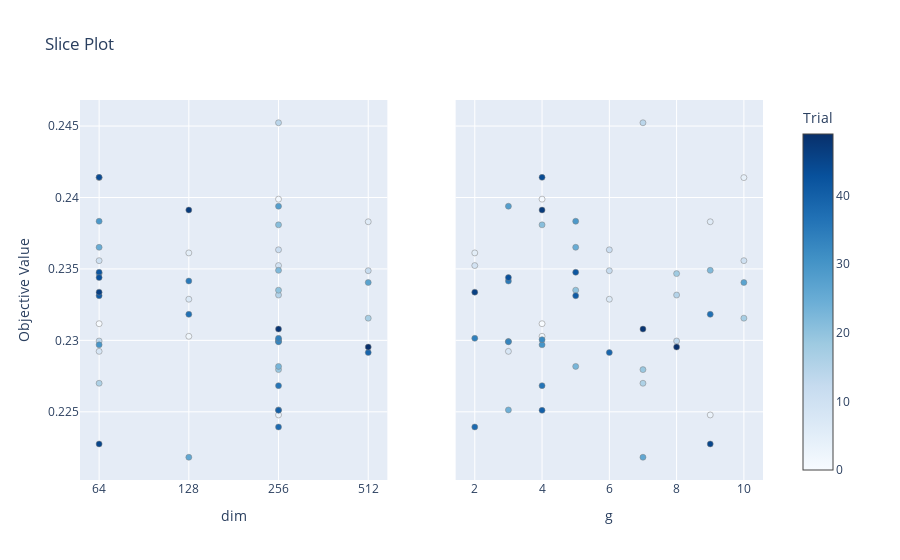
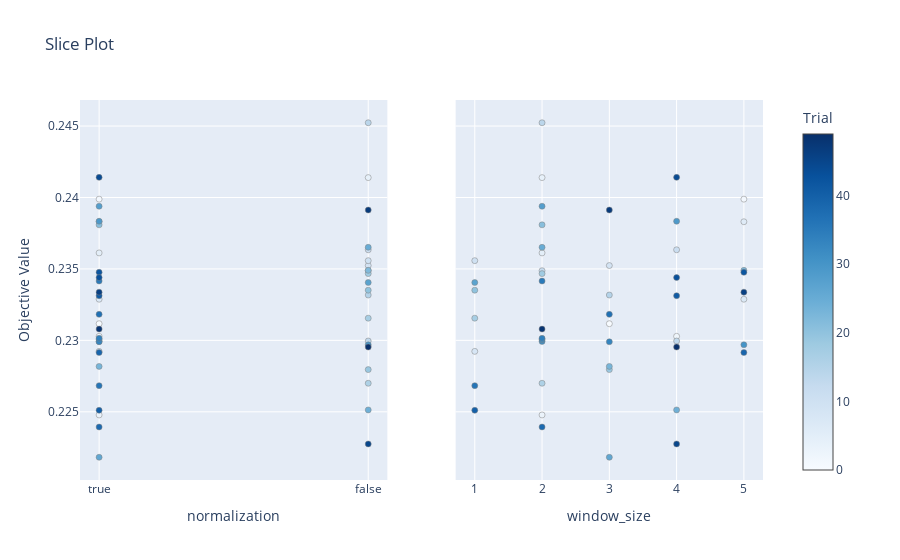
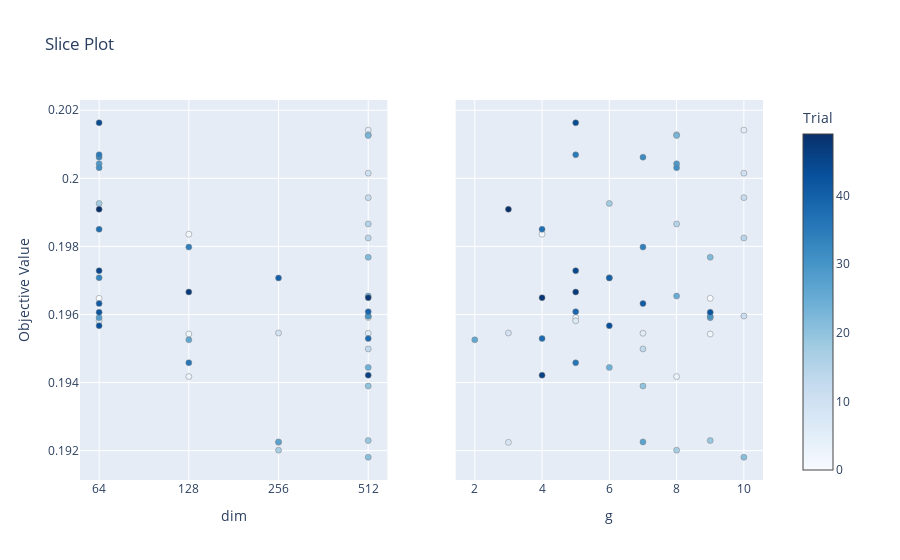
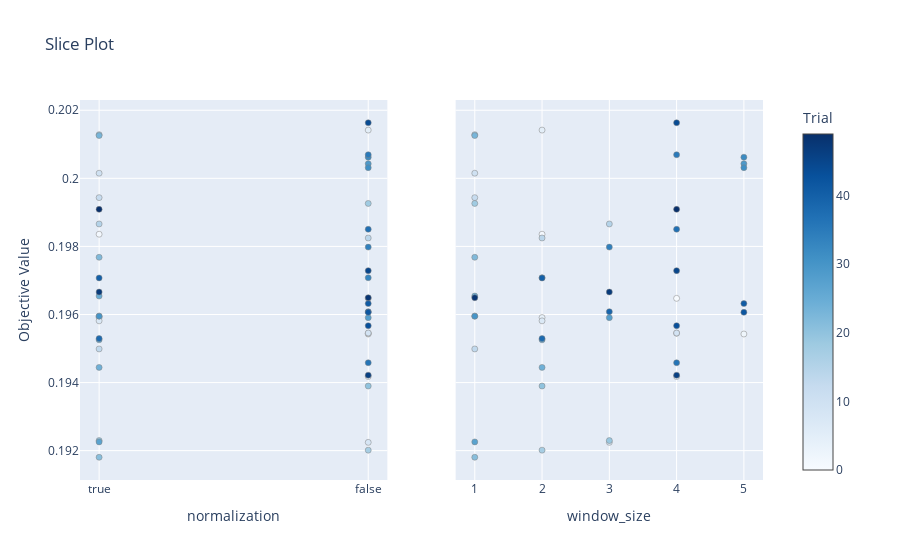

Notebook code cell kept with these figures, in order:
### Code cell
from IPython.display import display

if 'all_studies' not in globals() or not all_studies:
    raise RuntimeError("Run the optimization cell first to create studies.")

for name, study in all_studies.items():
    print(f"\n{str(name).upper()} - Slice: g vs dim")
    display(optuna.visualization.plot_slice(study, params=['g', 'dim']))
    print(f"\n{str(name).upper()} - Slice: window_size vs normalization")
    display(optuna.visualization.plot_slice(study, params=['window_size', 'normalization']))

### Figure 1 — Plotly figure (JSON) as saved in the notebook; plotly's stock layout.template omitted (floating-point values rounded to 4 significant figures)
{"data": [{"marker": {"color": [0, 1, 2, 3, 4, 5, 6, 7, 8, 9, 10, 11, 12, 13, 14, 15, 16, 17, 18, 19, 20, 21, 22, 23, 24, 25, 26, 27, 28, 29, 30, 31, 32, 33, 34, 35, 36, 37, 38, 39, 40, 41, 42, 43, 44, 45, 46, 47, 48, 49], "colorbar": {"title": {"text": "Trial"}, "x": 1, "xpad": 40}, "colorscale": [[0, "rgb(247,251,255)"], [0.125, "rgb(222,235,247)"], [0.25, "rgb(198,219,239)"], [0.375, "rgb(158,202,225)"], [0.5, "rgb(107,174,214)"], [0.625, "rgb(66,146,198)"], [0.75, "rgb(33,113,181)"], [0.875, "rgb(8,81,156)"], [1, "rgb(8,48,107)"]], "line": {"color": "Grey", "width": 0.5}, "showscale": true}, "mode": "markers", "name": "Feasible Trial", "showlegend": false, "type": "scatter", "x": [64, 256, 128, 256, 64, 128, 512, 128, 64, 256, 64, 256, 512, 64, 256, 256, 64, 512, 64, 256, 256, 256, 256, 256, 256, 64, 128, 512, 256, 64, 64, 256, 256, 256, 256, 128, 256, 128, 256, 512, 256, 64, 64, 64, 64, 64, 64, 128, 256, 512], "xaxis": "x", "y": [0.2312, 0.2399, 0.2303, 0.2248, 0.2414, 0.2361, 0.2383, 0.2329, 0.2292, 0.2352, 0.2356, 0.2363, 0.2349, 0.23, 0.2452, 0.2332, 0.227, 0.2316, 0.2347, 0.228, 0.2335, 0.2381, 0.2349, 0.2282, 0.2251, 0.2365, 0.2218, 0.2341, 0.2394, 0.2383, 0.2297, 0.2299, 0.23, 0.2299, 0.2301, 0.2342, 0.2268, 0.2318, 0.2239, 0.2291, 0.2251, 0.2331, 0.2348, 0.2344, 0.2414, 0.2227, 0.2334, 0.2391, 0.2308, 0.2295], "yaxis": "y"}, {"marker": {"color": [0, 1, 2, 3, 4, 5, 6, 7, 8, 9, 10, 11, 12, 13, 14, 15, 16, 17, 18, 19, 20, 21, 22, 23, 24, 25, 26, 27, 28, 29, 30, 31, 32, 33, 34, 35, 36, 37, 38, 39, 40, 41, 42, 43, 44, 45, 46, 47, 48, 49], "colorbar": {"title": {"text": "Trial"}, "x": 1, "xpad": 40}, "colorscale": [[0, "rgb(247,251,255)"], [0.125, "rgb(222,235,247)"], [0.25, "rgb(198,219,239)"], [0.375, "rgb(158,202,225)"], [0.5, "rgb(107,174,214)"], [0.625, "rgb(66,146,198)"], [0.75, "rgb(33,113,181)"], [0.875, "rgb(8,81,156)"], [1, "rgb(8,48,107)"]], "line": {"color": "Grey", "width": 0.5}, "showscale": false}, "mode": "markers", "name": "Feasible Trial", "showlegend": false, "type": "scatter", "x": [4, 4, 4, 9, 10, 2, 9, 6, 3, 2, 10, 6, 6, 8, 7, 8, 7, 10, 8, 7, 5, 4, 9, 5, 3, 5, 7, 10, 3, 5, 4, 3, 4, 3, 2, 3, 4, 9, 2, 6, 4, 5, 5, 3, 4, 9, 2, 4, 7, 8], "xaxis": "x2", "y": [0.2312, 0.2399, 0.2303, 0.2248, 0.2414, 0.2361, 0.2383, 0.2329, 0.2292, 0.2352, 0.2356, 0.2363, 0.2349, 0.23, 0.2452, 0.2332, 0.227, 0.2316, 0.2347, 0.228, 0.2335, 0.2381, 0.2349, 0.2282, 0.2251, 0.2365, 0.2218, 0.2341, 0.2394, 0.2383, 0.2297, 0.2299, 0.23, 0.2299, 0.2301, 0.2342, 0.2268, 0.2318, 0.2239, 0.2291, 0.2251, 0.2331, 0.2348, 0.2344, 0.2414, 0.2227, 0.2334, 0.2391, 0.2308, 0.2295], "yaxis": "y2"}], "layout": {"title": {"text": "Slice Plot"}, "xaxis": {"anchor": "y", "categoryarray": [64, 128, 256, 512], "categoryorder": "array", "domain": [0, 0.45], "title": {"text": "dim"}, "type": "category"}, "xaxis2": {"anchor": "y2", "domain": [0.55, 1], "title": {"text": "g"}}, "yaxis": {"anchor": "x", "domain": [0, 1], "title": {"text": "Objective Value"}}, "yaxis2": {"anchor": "x2", "domain": [0, 1], "matches": "y", "showticklabels": false}}}

### Figure 2 — Plotly figure (JSON) as saved in the notebook; plotly's stock layout.template omitted (floating-point values rounded to 4 significant figures)
{"data": [{"marker": {"color": [0, 1, 2, 3, 4, 5, 6, 7, 8, 9, 10, 11, 12, 13, 14, 15, 16, 17, 18, 19, 20, 21, 22, 23, 24, 25, 26, 27, 28, 29, 30, 31, 32, 33, 34, 35, 36, 37, 38, 39, 40, 41, 42, 43, 44, 45, 46, 47, 48, 49], "colorbar": {"title": {"text": "Trial"}, "x": 1, "xpad": 40}, "colorscale": [[0, "rgb(247,251,255)"], [0.125, "rgb(222,235,247)"], [0.25, "rgb(198,219,239)"], [0.375, "rgb(158,202,225)"], [0.5, "rgb(107,174,214)"], [0.625, "rgb(66,146,198)"], [0.75, "rgb(33,113,181)"], [0.875, "rgb(8,81,156)"], [1, "rgb(8,48,107)"]], "line": {"color": "Grey", "width": 0.5}, "showscale": true}, "mode": "markers", "name": "Feasible Trial", "showlegend": false, "type": "scatter", "x": [true, true, true, true, false, true, true, true, true, false, false, false, false, false, false, false, false, false, false, false, false, true, false, true, false, false, true, false, true, true, false, true, true, true, true, true, true, true, true, true, true, true, true, true, true, false, true, false, true, false], "xaxis": "x", "y": [0.2312, 0.2399, 0.2303, 0.2248, 0.2414, 0.2361, 0.2383, 0.2329, 0.2292, 0.2352, 0.2356, 0.2363, 0.2349, 0.23, 0.2452, 0.2332, 0.227, 0.2316, 0.2347, 0.228, 0.2335, 0.2381, 0.2349, 0.2282, 0.2251, 0.2365, 0.2218, 0.2341, 0.2394, 0.2383, 0.2297, 0.2299, 0.23, 0.2299, 0.2301, 0.2342, 0.2268, 0.2318, 0.2239, 0.2291, 0.2251, 0.2331, 0.2348, 0.2344, 0.2414, 0.2227, 0.2334, 0.2391, 0.2308, 0.2295], "yaxis": "y"}, {"marker": {"color": [0, 1, 2, 3, 4, 5, 6, 7, 8, 9, 10, 11, 12, 13, 14, 15, 16, 17, 18, 19, 20, 21, 22, 23, 24, 25, 26, 27, 28, 29, 30, 31, 32, 33, 34, 35, 36, 37, 38, 39, 40, 41, 42, 43, 44, 45, 46, 47, 48, 49], "colorbar": {"title": {"text": "Trial"}, "x": 1, "xpad": 40}, "colorscale": [[0, "rgb(247,251,255)"], [0.125, "rgb(222,235,247)"], [0.25, "rgb(198,219,239)"], [0.375, "rgb(158,202,225)"], [0.5, "rgb(107,174,214)"], [0.625, "rgb(66,146,198)"], [0.75, "rgb(33,113,181)"], [0.875, "rgb(8,81,156)"], [1, "rgb(8,48,107)"]], "line": {"color": "Grey", "width": 0.5}, "showscale": false}, "mode": "markers", "name": "Feasible Trial", "showlegend": false, "type": "scatter", "x": [3, 5, 4, 2, 2, 2, 5, 5, 1, 3, 1, 4, 2, 4, 2, 3, 2, 1, 2, 3, 1, 2, 5, 3, 4, 2, 3, 1, 2, 4, 5, 2, 2, 3, 2, 2, 1, 3, 2, 5, 1, 4, 5, 4, 4, 4, 5, 3, 2, 4], "xaxis": "x2", "y": [0.2312, 0.2399, 0.2303, 0.2248, 0.2414, 0.2361, 0.2383, 0.2329, 0.2292, 0.2352, 0.2356, 0.2363, 0.2349, 0.23, 0.2452, 0.2332, 0.227, 0.2316, 0.2347, 0.228, 0.2335, 0.2381, 0.2349, 0.2282, 0.2251, 0.2365, 0.2218, 0.2341, 0.2394, 0.2383, 0.2297, 0.2299, 0.23, 0.2299, 0.2301, 0.2342, 0.2268, 0.2318, 0.2239, 0.2291, 0.2251, 0.2331, 0.2348, 0.2344, 0.2414, 0.2227, 0.2334, 0.2391, 0.2308, 0.2295], "yaxis": "y2"}], "layout": {"title": {"text": "Slice Plot"}, "xaxis": {"anchor": "y", "categoryarray": [true, false], "categoryorder": "array", "domain": [0, 0.45], "title": {"text": "normalization"}, "type": "category"}, "xaxis2": {"anchor": "y2", "domain": [0.55, 1], "title": {"text": "window_size"}}, "yaxis": {"anchor": "x", "domain": [0, 1], "title": {"text": "Objective Value"}}, "yaxis2": {"anchor": "x2", "domain": [0, 1], "matches": "y", "showticklabels": false}}}

### Figure 3 — Plotly figure (JSON) as saved in the notebook; plotly's stock layout.template omitted (floating-point values rounded to 4 significant figures)
{"data": [{"marker": {"color": [0, 1, 2, 3, 4, 5, 6, 7, 8, 9, 10, 11, 12, 13, 14, 15, 16, 17, 18, 19, 20, 21, 22, 23, 24, 25, 26, 27, 28, 29, 30, 31, 32, 33, 34, 35, 36, 37, 38, 39, 40, 41, 42, 43, 44, 45, 46, 47, 48, 49], "colorbar": {"title": {"text": "Trial"}, "x": 1, "xpad": 40}, "colorscale": [[0, "rgb(247,251,255)"], [0.125, "rgb(222,235,247)"], [0.25, "rgb(198,219,239)"], [0.375, "rgb(158,202,225)"], [0.5, "rgb(107,174,214)"], [0.625, "rgb(66,146,198)"], [0.75, "rgb(33,113,181)"], [0.875, "rgb(8,81,156)"], [1, "rgb(8,48,107)"]], "line": {"color": "Grey", "width": 0.5}, "showscale": true}, "mode": "markers", "name": "Feasible Trial", "showlegend": false, "type": "scatter", "x": [64, 128, 128, 128, 512, 512, 512, 64, 256, 256, 512, 512, 512, 512, 512, 512, 512, 256, 64, 512, 512, 512, 512, 512, 512, 512, 128, 256, 64, 64, 512, 64, 64, 64, 128, 64, 128, 64, 512, 512, 256, 64, 64, 64, 64, 64, 512, 128, 512, 64], "xaxis": "x", "y": [0.1965, 0.1984, 0.1954, 0.1942, 0.1959, 0.2014, 0.1954, 0.1958, 0.1922, 0.1955, 0.2002, 0.196, 0.1994, 0.195, 0.1982, 0.1987, 0.2013, 0.192, 0.1993, 0.1923, 0.1939, 0.1918, 0.1977, 0.2013, 0.1944, 0.1965, 0.1953, 0.1923, 0.1959, 0.2004, 0.1959, 0.2003, 0.2006, 0.1971, 0.198, 0.2007, 0.1946, 0.1985, 0.1953, 0.1961, 0.1971, 0.1963, 0.1961, 0.1957, 0.2016, 0.1973, 0.1942, 0.1967, 0.1965, 0.1991], "yaxis": "y"}, {"marker": {"color": [0, 1, 2, 3, 4, 5, 6, 7, 8, 9, 10, 11, 12, 13, 14, 15, 16, 17, 18, 19, 20, 21, 22, 23, 24, 25, 26, 27, 28, 29, 30, 31, 32, 33, 34, 35, 36, 37, 38, 39, 40, 41, 42, 43, 44, 45, 46, 47, 48, 49], "colorbar": {"title": {"text": "Trial"}, "x": 1, "xpad": 40}, "colorscale": [[0, "rgb(247,251,255)"], [0.125, "rgb(222,235,247)"], [0.25, "rgb(198,219,239)"], [0.375, "rgb(158,202,225)"], [0.5, "rgb(107,174,214)"], [0.625, "rgb(66,146,198)"], [0.75, "rgb(33,113,181)"], [0.875, "rgb(8,81,156)"], [1, "rgb(8,48,107)"]], "line": {"color": "Grey", "width": 0.5}, "showscale": false}, "mode": "markers", "name": "Feasible Trial", "showlegend": false, "type": "scatter", "x": [9, 4, 9, 8, 5, 10, 7, 5, 3, 3, 10, 10, 10, 7, 10, 8, 8, 8, 6, 9, 7, 10, 9, 8, 6, 8, 2, 7, 9, 8, 9, 8, 7, 6, 7, 5, 5, 4, 4, 5, 6, 7, 9, 6, 5, 5, 4, 5, 4, 3], "xaxis": "x2", "y": [0.1965, 0.1984, 0.1954, 0.1942, 0.1959, 0.2014, 0.1954, 0.1958, 0.1922, 0.1955, 0.2002, 0.196, 0.1994, 0.195, 0.1982, 0.1987, 0.2013, 0.192, 0.1993, 0.1923, 0.1939, 0.1918, 0.1977, 0.2013, 0.1944, 0.1965, 0.1953, 0.1923, 0.1959, 0.2004, 0.1959, 0.2003, 0.2006, 0.1971, 0.198, 0.2007, 0.1946, 0.1985, 0.1953, 0.1961, 0.1971, 0.1963, 0.1961, 0.1957, 0.2016, 0.1973, 0.1942, 0.1967, 0.1965, 0.1991], "yaxis": "y2"}], "layout": {"title": {"text": "Slice Plot"}, "xaxis": {"anchor": "y", "categoryarray": [64, 128, 256, 512], "categoryorder": "array", "domain": [0, 0.45], "title": {"text": "dim"}, "type": "category"}, "xaxis2": {"anchor": "y2", "domain": [0.55, 1], "title": {"text": "g"}}, "yaxis": {"anchor": "x", "domain": [0, 1], "title": {"text": "Objective Value"}}, "yaxis2": {"anchor": "x2", "domain": [0, 1], "matches": "y", "showticklabels": false}}}

### Figure 4 — Plotly figure (JSON) as saved in the notebook; plotly's stock layout.template omitted (floating-point values rounded to 4 significant figures)
{"data": [{"marker": {"color": [0, 1, 2, 3, 4, 5, 6, 7, 8, 9, 10, 11, 12, 13, 14, 15, 16, 17, 18, 19, 20, 21, 22, 23, 24, 25, 26, 27, 28, 29, 30, 31, 32, 33, 34, 35, 36, 37, 38, 39, 40, 41, 42, 43, 44, 45, 46, 47, 48, 49], "colorbar": {"title": {"text": "Trial"}, "x": 1, "xpad": 40}, "colorscale": [[0, "rgb(247,251,255)"], [0.125, "rgb(222,235,247)"], [0.25, "rgb(198,219,239)"], [0.375, "rgb(158,202,225)"], [0.5, "rgb(107,174,214)"], [0.625, "rgb(66,146,198)"], [0.75, "rgb(33,113,181)"], [0.875, "rgb(8,81,156)"], [1, "rgb(8,48,107)"]], "line": {"color": "Grey", "width": 0.5}, "showscale": true}, "mode": "markers", "name": "Feasible Trial", "showlegend": false, "type": "scatter", "x": [false, true, false, false, true, false, false, true, false, false, true, true, true, true, false, true, true, false, false, true, false, true, true, true, true, true, true, true, false, false, true, false, false, false, false, false, false, false, true, false, true, false, false, false, false, false, false, true, false, true], "xaxis": "x", "y": [0.1965, 0.1984, 0.1954, 0.1942, 0.1959, 0.2014, 0.1954, 0.1958, 0.1922, 0.1955, 0.2002, 0.196, 0.1994, 0.195, 0.1982, 0.1987, 0.2013, 0.192, 0.1993, 0.1923, 0.1939, 0.1918, 0.1977, 0.2013, 0.1944, 0.1965, 0.1953, 0.1923, 0.1959, 0.2004, 0.1959, 0.2003, 0.2006, 0.1971, 0.198, 0.2007, 0.1946, 0.1985, 0.1953, 0.1961, 0.1971, 0.1963, 0.1961, 0.1957, 0.2016, 0.1973, 0.1942, 0.1967, 0.1965, 0.1991], "yaxis": "y"}, {"marker": {"color": [0, 1, 2, 3, 4, 5, 6, 7, 8, 9, 10, 11, 12, 13, 14, 15, 16, 17, 18, 19, 20, 21, 22, 23, 24, 25, 26, 27, 28, 29, 30, 31, 32, 33, 34, 35, 36, 37, 38, 39, 40, 41, 42, 43, 44, 45, 46, 47, 48, 49], "colorbar": {"title": {"text": "Trial"}, "x": 1, "xpad": 40}, "colorscale": [[0, "rgb(247,251,255)"], [0.125, "rgb(222,235,247)"], [0.25, "rgb(198,219,239)"], [0.375, "rgb(158,202,225)"], [0.5, "rgb(107,174,214)"], [0.625, "rgb(66,146,198)"], [0.75, "rgb(33,113,181)"], [0.875, "rgb(8,81,156)"], [1, "rgb(8,48,107)"]], "line": {"color": "Grey", "width": 0.5}, "showscale": false}, "mode": "markers", "name": "Feasible Trial", "showlegend": false, "type": "scatter", "x": [4, 2, 5, 4, 2, 2, 4, 2, 3, 4, 1, 1, 1, 1, 2, 3, 1, 2, 1, 3, 2, 1, 1, 1, 2, 1, 2, 1, 3, 5, 1, 5, 5, 2, 3, 4, 4, 4, 2, 3, 2, 5, 5, 4, 4, 4, 4, 3, 1, 4], "xaxis": "x2", "y": [0.1965, 0.1984, 0.1954, 0.1942, 0.1959, 0.2014, 0.1954, 0.1958, 0.1922, 0.1955, 0.2002, 0.196, 0.1994, 0.195, 0.1982, 0.1987, 0.2013, 0.192, 0.1993, 0.1923, 0.1939, 0.1918, 0.1977, 0.2013, 0.1944, 0.1965, 0.1953, 0.1923, 0.1959, 0.2004, 0.1959, 0.2003, 0.2006, 0.1971, 0.198, 0.2007, 0.1946, 0.1985, 0.1953, 0.1961, 0.1971, 0.1963, 0.1961, 0.1957, 0.2016, 0.1973, 0.1942, 0.1967, 0.1965, 0.1991], "yaxis": "y2"}], "layout": {"title": {"text": "Slice Plot"}, "xaxis": {"anchor": "y", "categoryarray": [true, false], "categoryorder": "array", "domain": [0, 0.45], "title": {"text": "normalization"}, "type": "category"}, "xaxis2": {"anchor": "y2", "domain": [0.55, 1], "title": {"text": "window_size"}}, "yaxis": {"anchor": "x", "domain": [0, 1], "title": {"text": "Objective Value"}}, "yaxis2": {"anchor": "x2", "domain": [0, 1], "matches": "y", "showticklabels": false}}}
